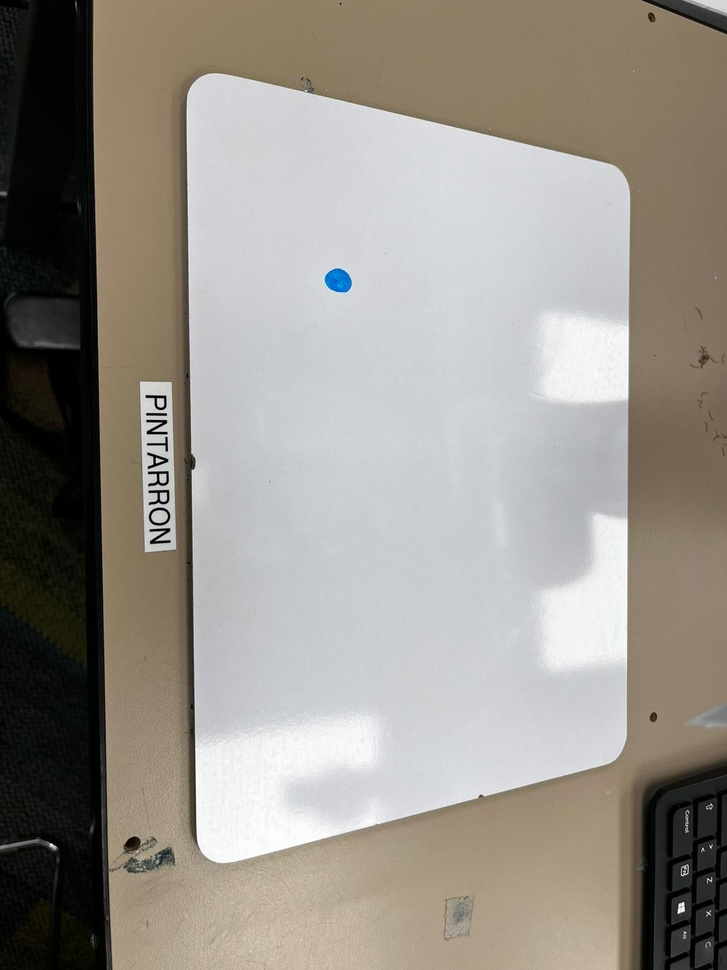
#> input picture test.jpg, 727 x 970 px, shrunk from 1200 x 1600 before the run
$ python birdview.py
#> lines starting #> are read from the running program, lines starting #| are printed output that depends on the picture; after the words box and inside, x2 and y2 are one past the last pixel; in counts of white or black regions, pixels touching at a corner belong together
import cv2
import numpy as np

def get_color_point_coords(img, pts_rect, lower_hsv, upper_hsv, area_min=100):
    # 1. Ordenar puntos y calcular dimensiones del rectángulo destino
    pts = pts_rect.astype("float32")
    # Función auxiliar para ordenar (tl, tr, br, bl)
    def order_pts(pts):
        s = pts.sum(axis=1)
        diff = np.diff(pts, axis=1)
        tl = pts[np.argmin(s)]
        br = pts[np.argmax(s)]
        tr = pts[np.argmin(diff)]
        bl = pts[np.argmax(diff)]
        return np.array([tl, tr, br, bl], dtype="float32")

    rect = order_pts(pts)
    (tl, tr, br, bl) = rect
    widthA = np.linalg.norm(br - bl)
    widthB = np.linalg.norm(tr - tl)
    maxW = int(max(widthA, widthB))
    heightA = np.linalg.norm(tr - br)
    heightB = np.linalg.norm(tl - bl)
    maxH = int(max(heightA, heightB))

    # 2. Calcular matriz de transformación perspectiva
    dst = np.array([
        [0, 0],
        [maxW - 1, 0],
        [maxW - 1, maxH - 1],
        [0, maxH - 1]
    ], dtype="float32")
    M = cv2.getPerspectiveTransform(rect, dst)

    # 3. Convertir imagen a HSV y enmascarar color
    hsv = cv2.cvtColor(img, cv2.COLOR_BGR2HSV)
    mask = cv2.inRange(hsv, np.array(lower_hsv), np.array(upper_hsv))

    # 4. Aplicar perspectiva al mask para llevarlo al sistema del rectángulo
    warped_mask = cv2.warpPerspective(mask, M, (maxW, maxH))

    # 5. Encontrar contornos y calcular centroide del más grande
    contornos, _ = cv2.findContours(warped_mask, cv2.RETR_EXTERNAL, cv2.CHAIN_APPROX_SIMPLE)
    mayor_area = 0
    mejor_cnt = None
    for cnt in contornos:
        area = cv2.contourArea(cnt)
        if area >= area_min and area > mayor_area:
            mayor_area = area
            mejor_cnt = cnt

    if mejor_cnt is None:
        return None

    Mmt = cv2.moments(mejor_cnt)
    if Mmt["m00"] == 0:
        return None
    cx = Mmt["m10"] / Mmt["m00"]
    cy = Mmt["m01"] / Mmt["m00"]

    return (cx, cy)


def order_points(pts):
    pts = pts.reshape(4, 2)
    s = pts.sum(axis=1)
    diff = np.diff(pts, axis=1)
    ordered = np.zeros((4, 2), dtype="float32")
    ordered[0] = pts[np.argmin(s)]
    ordered[2] = pts[np.argmax(s)]
    ordered[1] = pts[np.argmin(diff)]
    ordered[3] = pts[np.argmax(diff)]
    return ordered

def four_point_transform(image, pts):
    rect = order_points(pts)
    (tl, tr, br, bl) = rect
    widthA = np.linalg.norm(br - bl)
    widthB = np.linalg.norm(tr - tl)
    maxW = max(int(widthA), int(widthB))
    heightA = np.linalg.norm(tr - br)
    heightB = np.linalg.norm(tl - bl)
    maxH = max(int(heightA), int(heightB))
    dst = np.array([
        [0, 0],
        [maxW - 1, 0],
        [maxW - 1, maxH - 1],
        [0, maxH - 1]
    ], dtype="float32")
    M = cv2.getPerspectiveTransform(rect, dst)
    return cv2.warpPerspective(image, M, (maxW, maxH))

def detectar_rectangulo_automatico(ruta_imagen, area_min=1000):
    img = cv2.imread(ruta_imagen)
    if img is None:
        raise FileNotFoundError(f"No se pudo cargar la imagen: {ruta_imagen}")
    gray = cv2.cvtColor(img, cv2.COLOR_BGR2GRAY)
    blurred = cv2.GaussianBlur(gray, (5, 5), 0)

    # 2. Detección de bordes
    edges = cv2.Canny(blurred, 50, 150)
    kernel = cv2.getStructuringElement(cv2.MORPH_RECT, (5, 5))
    edges = cv2.dilate(edges, kernel, iterations=1)

    # 3. Encuentra contornos
    contornos, _ = cv2.findContours(edges, cv2.RETR_LIST, cv2.CHAIN_APPROX_SIMPLE)

    # 4. Filtrado de cuadriláteros y selección del mayor
    mayor_area = 0
    mejor_approx = None
    for cnt in contornos:
        area = cv2.contourArea(cnt)
        if area < area_min:
            continue
        peri = cv2.arcLength(cnt, True)
        approx = cv2.approxPolyDP(cnt, 0.02 * peri, True)
        if len(approx) == 4 and cv2.isContourConvex(approx) and area > mayor_area:
            mayor_area = area
            mejor_approx = approx

    # 5. Dibujo y extracción
    resultado = img.copy()
    if mejor_approx is not None:
        cv2.polylines(resultado, [mejor_approx], True, (0, 255, 0), 3)
        # perspectiva enderezada
        recortado = four_point_transform(img, mejor_approx)
        return resultado, recortado, mejor_approx.reshape(4, 2)
    else:
        return resultado, None, None

if __name__ == "__main__":
    # 1) Carga correcta de la imagen original
    ruta = "./test.jpg"
    img = cv2.imread(ruta)
#> img is the input picture: shape (970, 727, 3); mean B, G, R 138.8, 146.4, 151.2
    if img is None:
        raise FileNotFoundError(f"No se pudo cargar la imagen: {ruta}")

    # 2) Detectar el rectángulo blanco y obtener sus vértices
    con_rect, rec, pts = detectar_rectangulo_automatico(ruta)
#> in detectar_rectangulo_automatico, `gray = cv2.cvtColor(img, cv2.COLOR_BGR2GRAY)`:
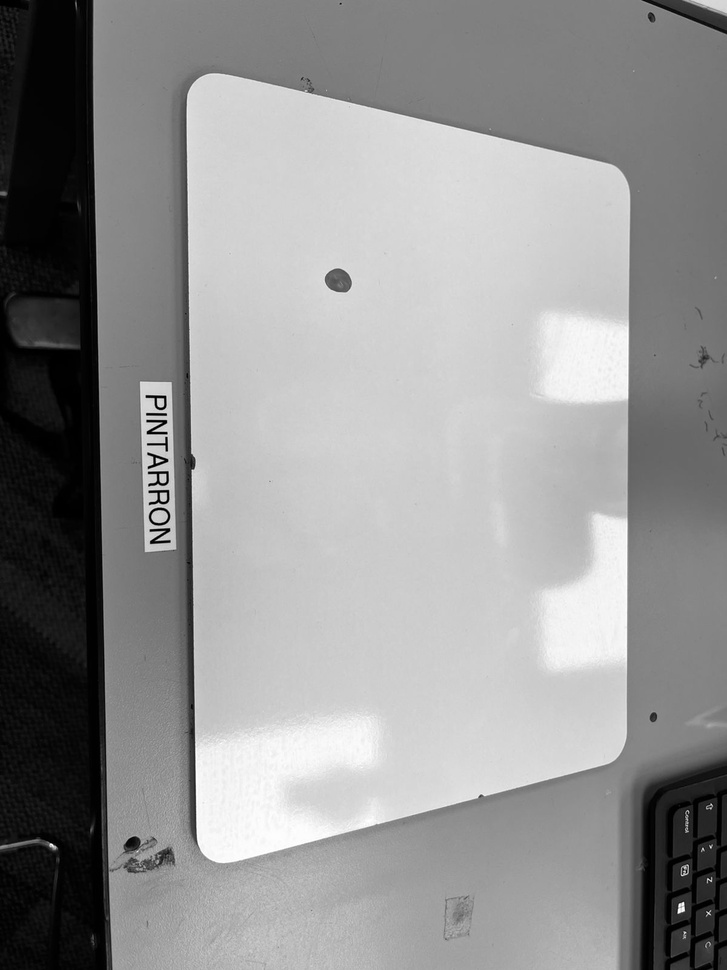
#> gray: shape (970, 727); min 0, max 255, mean 147
#> in detectar_rectangulo_automatico, `edges = cv2.Canny(blurred, 50, 150)`:
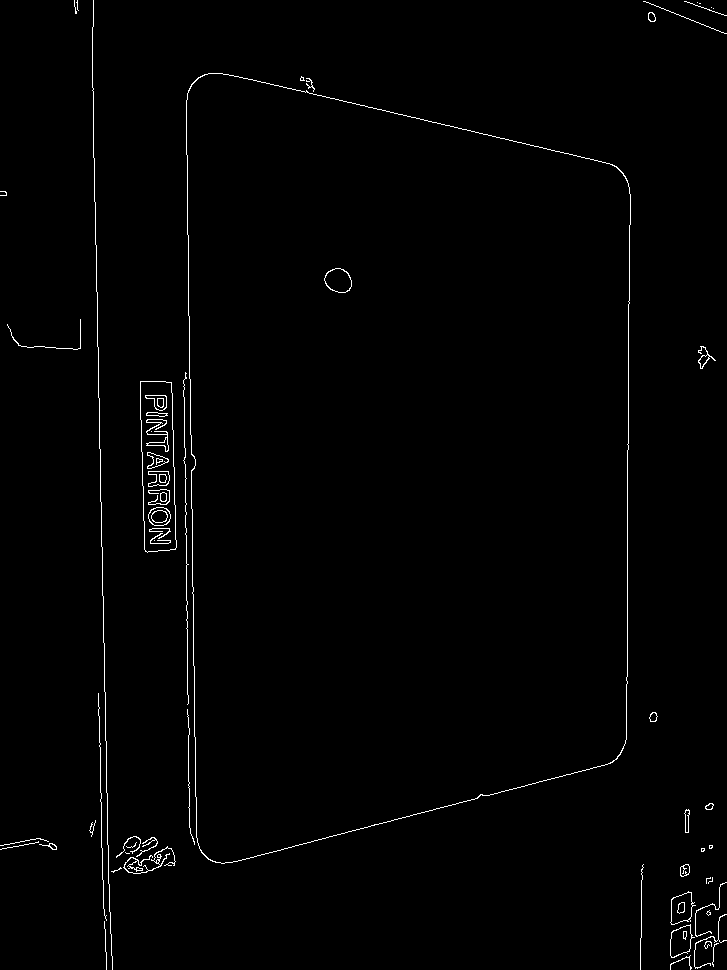
#> edges: shape (970, 727); 1% white in thin lines or dots
#> in detectar_rectangulo_automatico, `edges = cv2.dilate(edges, kernel, iterations=1)`:
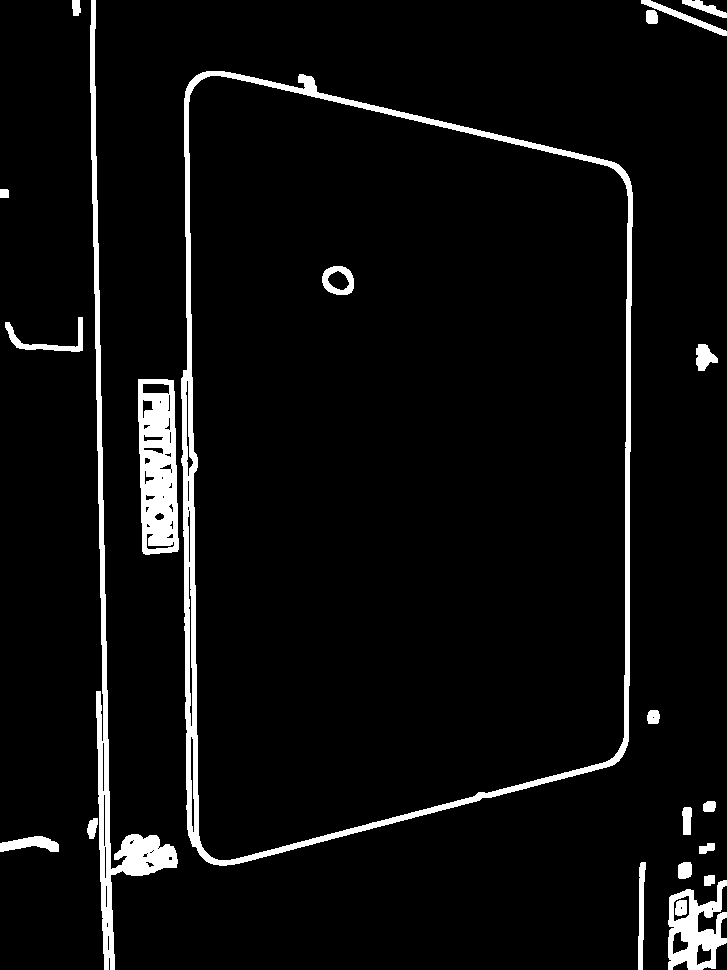
#> edges: shape (970, 727); 5.2% white; 22 white regions
#> in detectar_rectangulo_automatico, `contornos, _ = cv2.findContours(edges, cv2.RETR_LIST, cv2.CHAIN_APPROX..`: contornos = 77 contours, 23 with area under 20; largest, box (x1, y1, x2, y2) and area: (181, 71, 633, 866) 312786, (188, 75, 629, 861) 299512, (90, 0, 178, 970) 7379, (138, 379, 179, 555) 6177, (668, 880, 727, 970) 3284
#> the loop in detectar_rectangulo_automatico, `for cnt in contornos:` made 77 passes
#> (area, peri, mayor_area, mejor_approx) on passes 65, 71, 72: (6177, 420.6, 6177, [[138, 379], [142, 551], [177, 551], [173, 380]]), (299512.5, 2297.4, 299512.5, [[201, 79], [623, 179], [609, 760], [201, 846]]), (312785.5, 2380.8, 312785.5, [[196, 75], [192, 846], [614, 764], [627, 174]])
#> area on passes 1, 2, 3, 7, 8, 9: 214, 28, 228, 148, 334, 42
#> after the loop in detectar_rectangulo_automatico, `for cnt in contornos:`: mayor_area = 312785.5
#> in detectar_rectangulo_automatico, `cv2.polylines(resultado, [mejor_approx], True, (0, 255, 0), 3)`:
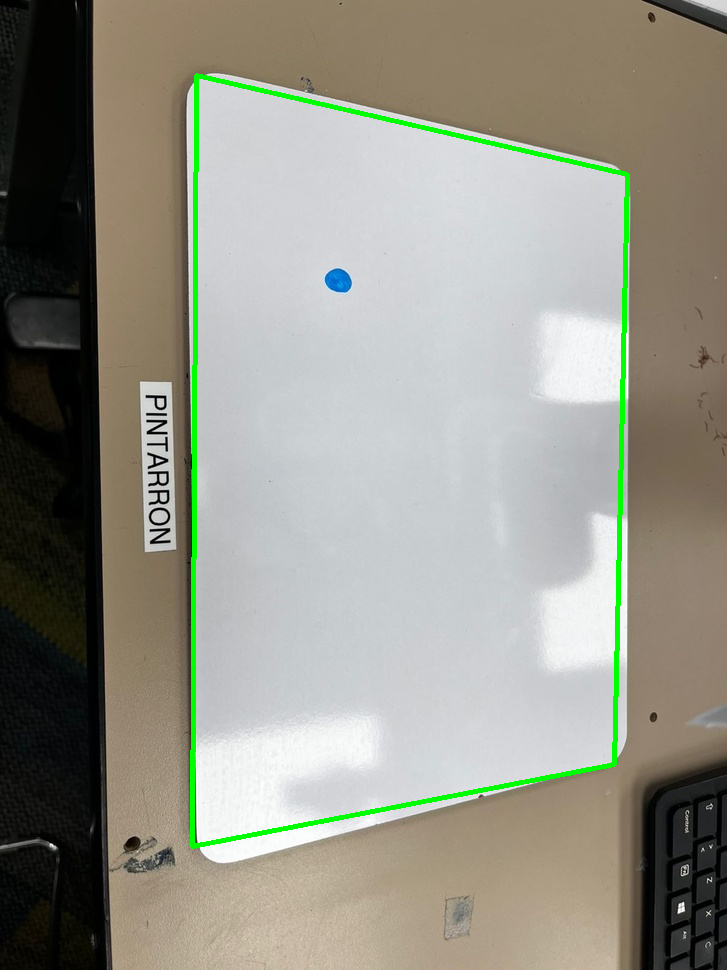
#> resultado: shape (970, 727, 3); 1.56% of pixels changed, all inside (x1, y1, x2, y2) = (190, 73, 630, 849)
#> in order_points, `pts = pts.reshape(4, 2)`: pts = [[196, 75], [192, 846], [614, 764], [627, 174]]
#> in order_points, `s = pts.sum(axis=1)`: s = [271, 1038, 1378, 801]
#> in order_points, `diff = np.diff(pts, axis=1)`: diff = [-121, 654, 150, -453]
#> in four_point_transform, `rect = order_points(pts)`: rect = [[196, 75], [627, 174], [614, 764], [192, 846]]
#> in four_point_transform, `(tl, tr, br, bl) = rect`: tl = [196, 75]; tr = [627, 174]; br = [614, 764]; bl = [192, 846]
#> in four_point_transform, `widthA = np.linalg.norm(br - bl)`: widthA = 429.9
#> in four_point_transform, `widthB = np.linalg.norm(tr - tl)`: widthB = 442.2
#> in four_point_transform, `maxW = max(int(widthA), int(widthB))`: maxW = 442
#> in four_point_transform, `heightA = np.linalg.norm(tr - br)`: heightA = 590.1
#> in four_point_transform, `heightB = np.linalg.norm(tl - bl)`: heightB = 771
#> in four_point_transform, `dst = np.array([ [0, 0], [maxW - 1, 0], [maxW - 1, maxH - 1], [0, maxH..`: dst = [[0, 0], [441, 0], [441, 770], [0, 770]]
#> in four_point_transform, `M = cv2.getPerspectiveTransform(rect, dst)`: M = [[0.703, 0.00365, -138], [-0.2, 0.872, -26.15], [-0.000488, -3.76e-05, 1]]
#> in four_point_transform, `return cv2.warpPerspective(image, M, (maxW, maxH))`:
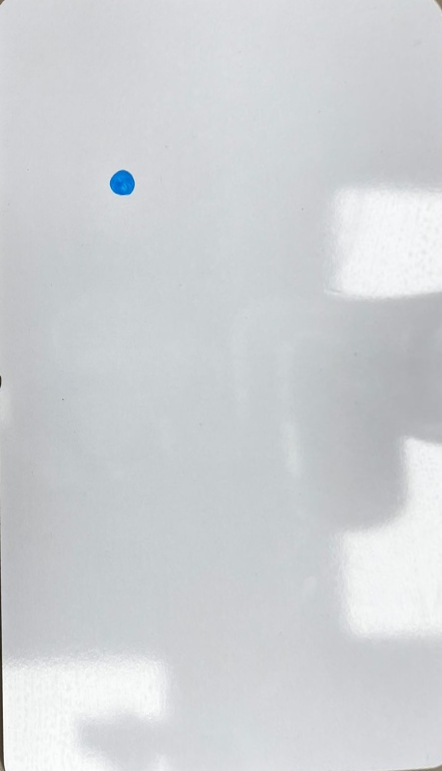
#> returned value: shape (771, 442, 3); mean of channels 0, 1, 2 212.8, 209.6, 206.9; drawn as B, G, R
#> pts = [[196, 75], [192, 846], [614, 764], [627, 174]]

    # Mostrar resultado de la detección de rectángulo
    cv2.imshow("Detección Automática", con_rect)

    if pts is not None:
        print("Vértices del rectángulo detectado:")
        for (x, y) in pts:
            print(f"  ({x:.1f}, {y:.1f})")
#> this loop made 4 passes
#|   (196.0, 75.0)
#|   (192.0, 846.0)
#|   (614.0, 764.0)
#|   (627.0, 174.0)

        # 3) Definir rango HSV para el color azul (ajusta si tu punto es más brillante u oscuro)
        lower_blue = (90,  50,  50)
        upper_blue = (140, 255, 255)

        # coords = get_color_point_coords(img, pts, lower_blue, upper_blue, area_min=50)

        pts_unit = np.array([[0, 0],
                             [rec.shape[1]-1, 0],
                             [rec.shape[1]-1, rec.shape[0]-1],
                             [0, rec.shape[0]-1]], dtype="float32")
#> pts_unit = [[0, 0], [441, 0], [441, 770], [0, 770]]
        coords = get_color_point_coords(rec, pts_unit, lower_blue, upper_blue, area_min=50)
#> in get_color_point_coords, `hsv = cv2.cvtColor(img, cv2.COLOR_BGR2HSV)`: hsv: shape (771, 442, 3); mean H, S, V 105.6, 7.5, 212.9
#> in get_color_point_coords, `mask = cv2.inRange(hsv, np.array(lower_hsv), np.array(upper_hsv))`:
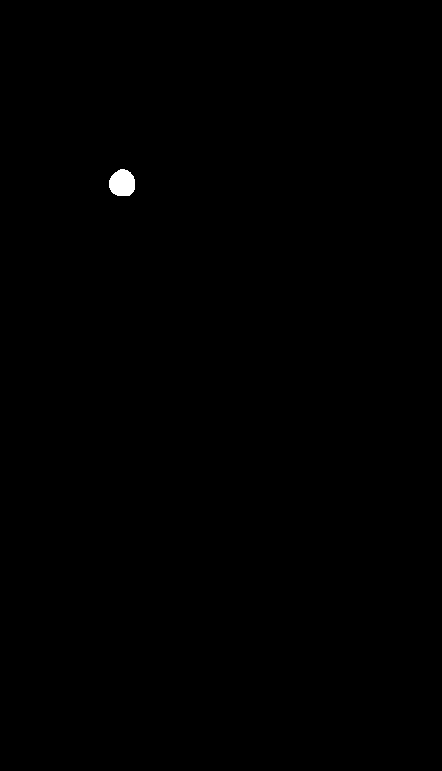
#> mask: shape (771, 442); 0.17% white; 1 white region
#> in get_color_point_coords, `contornos, _ = cv2.findContours(warped_mask, cv2.RETR_EXTERNAL, cv2.CH..`: contornos = 1 contour; box (x1, y1, x2, y2) and area: (108, 168, 135, 196) 582
#> the loop in get_color_point_coords, `for cnt in contornos:` made 1 pass
#> (area, mayor_area) on pass 1: (581.5, 581.5)
#> after the loop in get_color_point_coords, `for cnt in contornos:`: mayor_area = 581.5; mejor_cnt = contour of 33 points, box (x1, y1, x2, y2) (108, 168, 135, 196), area 582
#> in get_color_point_coords, `Mmt = cv2.moments(mejor_cnt)`: Mmt = moments, m00 581.5, centre m10/m00, m01/m00 = (121.3, 182.3)
#> in get_color_point_coords, `cx = Mmt["m10"] / Mmt["m00"]`: cx = 121.3
#> in get_color_point_coords, `cy = Mmt["m01"] / Mmt["m00"]`: cy = 182.3
#> coords = (121.3, 182.3)

        if coords:
            cx, cy = coords
#> cx = 121.3; cy = 182.3
            print(f"Punto azul en marco del rectángulo: x={cx:.1f}, y={cy:.1f}")
#| Punto azul en marco del rectángulo: x=121.3, y=182.3
            # Podemos dibujarlo sobre la vista enderezada para verificar
            vis = rec.copy() if rec is not None else img.copy()
            cv2.circle(vis, (int(cx), int(cy)), 8, (0,0,255), -1)
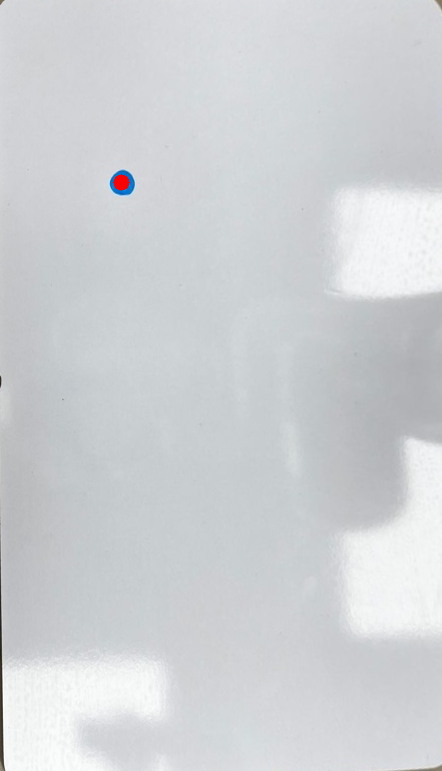
#> vis: shape (771, 442, 3); 0.06% of pixels changed, all inside (x1, y1, x2, y2) = (113, 174, 130, 191)
            cv2.imshow("Ubicación del Punto Azul", vis)
        else:
            print("No se detectó ningún punto azul dentro del rectángulo.")
            # Para depurar, muestra la máscara
            mask_debug = cv2.cvtColor(img, cv2.COLOR_BGR2HSV)
            mask_debug = cv2.inRange(mask_debug, np.array(lower_blue), np.array(upper_blue))
            cv2.imshow("Máscara Azul (original)", mask_debug)

        # Mostrar bird’s-eye si existe
        if rec is not None:
            cv2.imshow("Perspectiva Enderezada", rec)

    else:
        print("No se encontró ningún rectángulo válido.")

    cv2.waitKey(0)
    cv2.destroyAllWindows()
